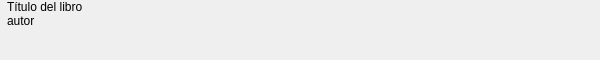
<?xml version="1.0" encoding="UTF-8"?>
<ui version="4.0">
 <class>SearchItemShop</class>
 <widget class="QWidget" name="SearchItemShop">
  <property name="geometry">
   <rect>
    <x>0</x>
    <y>0</y>
    <width>600</width>
    <height>60</height>
   </rect>
  </property>
  <property name="minimumSize">
   <size>
    <width>600</width>
    <height>60</height>
   </size>
  </property>
  <property name="maximumSize">
   <size>
    <width>600</width>
    <height>60</height>
   </size>
  </property>
  <property name="windowTitle">
   <string>Form</string>
  </property>
  <property name="styleSheet">
   <string notr="true"/>
  </property>
  <layout class="QHBoxLayout" name="horizontalLayout">
   <property name="spacing">
    <number>0</number>
   </property>
   <property name="margin">
    <number>0</number>
   </property>
   <item>
    <widget class="QWidget" name="SearchItemShopCont" native="true">
     <layout class="QHBoxLayout" name="horizontalLayout_2">
      <property name="spacing">
       <number>0</number>
      </property>
      <property name="margin">
       <number>0</number>
      </property>
      <item>
       <widget class="QLabel" name="fileTypeLbl">
        <property name="text">
         <string/>
        </property>
        <property name="alignment">
         <set>Qt::AlignLeading|Qt::AlignLeft|Qt::AlignTop</set>
        </property>
       </widget>
      </item>
      <item>
       <widget class="QFrame" name="horizontalFrame">
        <property name="sizePolicy">
         <sizepolicy hsizetype="Expanding" vsizetype="Preferred">
          <horstretch>0</horstretch>
          <verstretch>0</verstretch>
         </sizepolicy>
        </property>
        <property name="minimumSize">
         <size>
          <width>490</width>
          <height>0</height>
         </size>
        </property>
        <property name="maximumSize">
         <size>
          <width>10000</width>
          <height>16777215</height>
         </size>
        </property>
        <layout class="QVBoxLayout" name="verticalLayout_6">
         <property name="spacing">
          <number>0</number>
         </property>
         <property name="margin">
          <number>0</number>
         </property>
         <item>
          <widget class="QLabel" name="searchTitle">
           <property name="styleSheet">
            <string notr="true"/>
           </property>
           <property name="text">
            <string>Título del libro</string>
           </property>
           <property name="indent">
            <number>0</number>
           </property>
          </widget>
         </item>
         <item>
          <widget class="QLabel" name="searchAuthor">
           <property name="styleSheet">
            <string notr="true"/>
           </property>
           <property name="text">
            <string>autor</string>
           </property>
           <property name="alignment">
            <set>Qt::AlignLeading|Qt::AlignLeft|Qt::AlignTop</set>
           </property>
           <property name="wordWrap">
            <bool>false</bool>
           </property>
           <property name="indent">
            <number>0</number>
           </property>
          </widget>
         </item>
         <item>
          <spacer name="verticalSpacer">
           <property name="orientation">
            <enum>Qt::Vertical</enum>
           </property>
           <property name="sizeHint" stdset="0">
            <size>
             <width>20</width>
             <height>40</height>
            </size>
           </property>
          </spacer>
         </item>
        </layout>
       </widget>
      </item>
     </layout>
    </widget>
   </item>
  </layout>
 </widget>
 <resources>
  <include location="../../bqLibrary/Library800.qrc"/>
  <include location="../../bqUi/Ui800.qrc"/>
 </resources>
 <connections/>
</ui>
